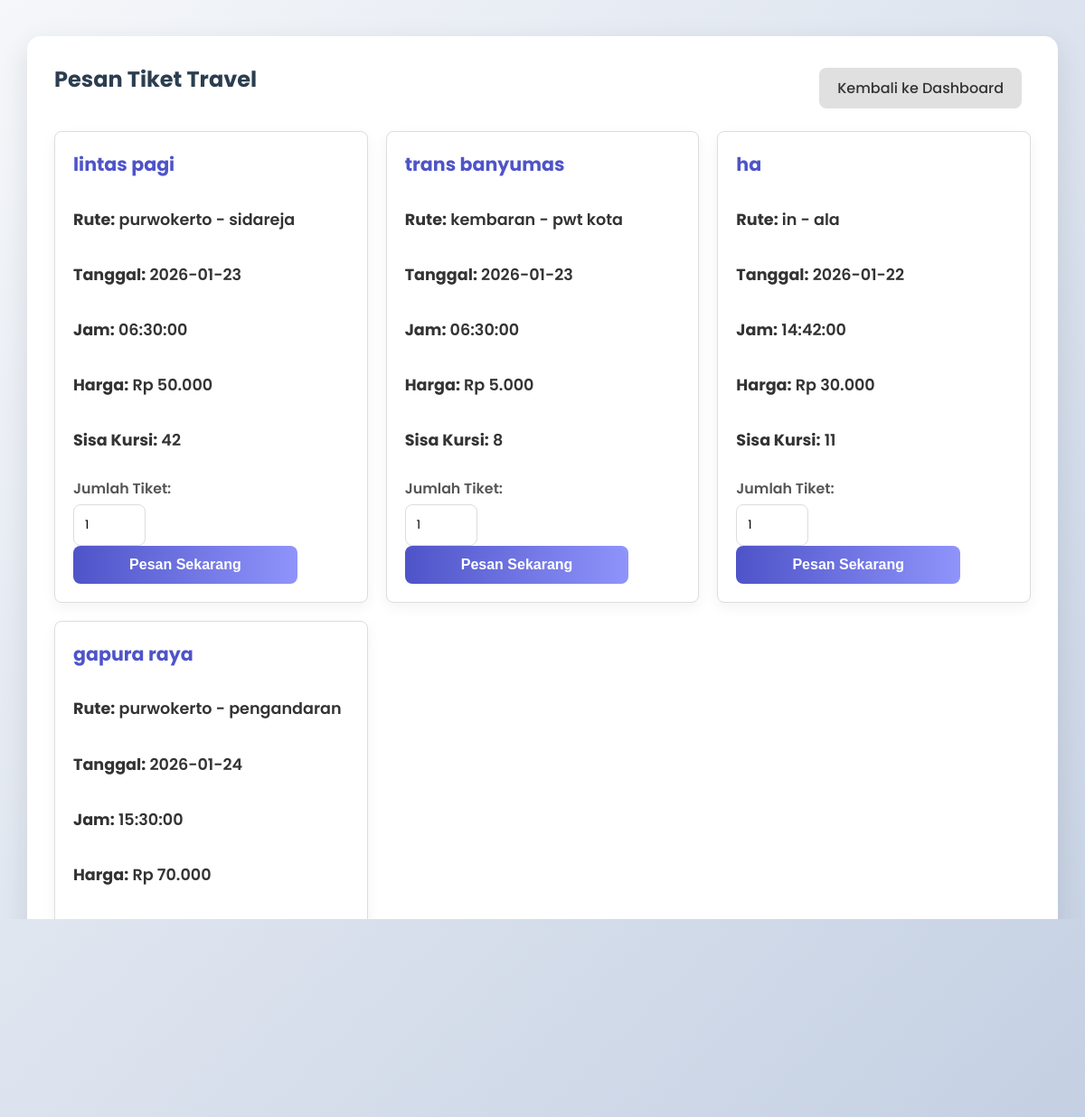
The page /index.php?page=booking (signed in) on the database its author committed.
### tables this page shows
CREATE TABLE `master_layanan` (
  `id` int(11) NOT NULL,
  `nama_layanan` varchar(100) NOT NULL,
  `rute_asal` varchar(100) NOT NULL,
  `rute_tujuan` varchar(100) NOT NULL,
  `tanggal_berangkat` date NOT NULL,
  `waktu_berangkat` time NOT NULL,
  `biaya` decimal(10,2) NOT NULL,
  `stok` int(11) NOT NULL DEFAULT 0,
  `created_at` timestamp NOT NULL DEFAULT current_timestamp(),
  `kendaraan_id` int(11) NOT NULL
);

### app/Config/Database.php (called while the page is built, shortened)
<?php
class Database {
    private $host = 'localhost';
    private $db_name = 'db_travel_booking';
    private $username = 'root';
    private $password = '';
    private $conn;
    private static $instance = null;
    private function __construct() {
        try {
            $dsn = "mysql:host=" . $this->host . ";dbname=" . $this->db_name;
            $this->conn = new PDO($dsn, $this->username, $this->password);
            $this->conn->setAttribute(PDO::ATTR_ERRMODE, PDO::ERRMODE_EXCEPTION);
            $this->conn->setAttribute(PDO::ATTR_DEFAULT_FETCH_MODE, PDO::FETCH_ASSOC);
        } catch(PDOException $e) {
            die("Connection Error: " . $e->getMessage());
        }
    }
    public static function getInstance() {
        if (self::$instance == null) {
            self::$instance = new Database();
        }
        return self::$instance;
    }
    public function getConnection() {
        return $this->conn;
    }
}

### app/Classes/BaseModel.php (called while the page is built, shortened)
<?php
class BaseModel {
    public function __construct() {
        $this->db = Database::getInstance()->getConnection();
    }
}

### app/Classes/Layanan.php (called while the page is built, shortened)
<?php
class Layanan extends BaseModel implements ICrud {
    public function index() {
        $sql = "SELECT m.*, k.no_polisi, k.jenis_kendaraan, k.kapasitas, k.status as status_kendaraan
                FROM master_layanan m
                LEFT JOIN tb_kendaraan k ON m.kendaraan_id = k.id";
        $stmt = $this->db->prepare($sql);
        $stmt->execute();
        $results = $stmt->fetchAll(PDO::FETCH_ASSOC);
        $dataLayanan = [];
        foreach ($results as $row) {
            $item = new \stdClass();
            $item->id = $row['id'];
            $item->nama = $row['nama_layanan'];
            $item->rute = $row['rute_asal'] . " - " . $row['rute_tujuan'];
            $item->tanggal = $row['tanggal_berangkat'];
            $item->jam = $row['waktu_berangkat'];
            $item->harga = $row['biaya'];
            $item->stok_kursi = $row['stok'];
            $item->kendaraan = isset($row['no_polisi']) ? $row['jenis_kendaraan'] . " (" . $row['no_polisi'] . ")" : "Belum ditentukan";
            $item->kendaraan_status = $row['status_kendaraan'];
            $dataLayanan[] = $item;
        }
        return $dataLayanan;
    }
}

### app/Views/booking/index.php (the view, shortened to what this page needs)
<?php
$layananModel = new Layanan();
$layananList = $layananModel->index();
?>
<div class="container">
    <div style="display: flex; justify-content: space-between; align-items: center; margin-bottom: 20px;">
        <h2>Pesan Tiket Travel</h2>
        <a href="index.php?page=dashboard" class="button-link">Kembali ke Dashboard</a>
    </div>
    <div class="service-list">
        <?php foreach ($layananList as $item): ?>
            <?php
            if ($item->kendaraan_status != 'tersedia') continue;
            ?>
            <div class="card service-card">
                <h3><?= htmlspecialchars($item->nama) ?></h3>
                <p><strong>Rute:</strong> <?= htmlspecialchars($item->rute) ?></p>
                <p><strong>Tanggal:</strong> <?= htmlspecialchars($item->tanggal) ?></p>
                <p><strong>Jam:</strong> <?= htmlspecialchars($item->jam) ?></p>
                <p><strong>Harga:</strong> Rp <?= number_format($item->harga, 0, ',', '.') ?></p>
                <p><strong>Sisa Kursi:</strong> <?= $item->stok_kursi ?></p>
                <?php if ($item->stok_kursi > 0): ?>
                    <form method="POST" action="">
                        <div style="margin-top: 10px;">
                            <label style="display:block; margin-bottom:5px;">Jumlah Tiket:</label>
                            <input type="number" name="jumlah" min="1" max="<?= $item->stok_kursi ?>" value="1" style="width: 80px; display: inline-block;">
                            <button type="submit">Pesan Sekarang</button>
                        </div>
                    </form>
                <?php else: ?>
                    <button disabled style="background: grey;">Habis</button>
                <?php endif; ?>
            </div>
        <?php endforeach; ?>
    </div>
</div>

### public/css/style.css (style rules this page uses)
:root { --primary: #4e54c8; --secondary: #8f94fb; --accent: #ff6b6b; --bg-color: #f0f2f5; --text-color: #333; --sidebar-width: 250px; --white: #ffffff; --shadow: 0 4px 15px rgba(0, 0, 0, 0.05); }
body { font-family: 'Poppins', sans-serif; background: linear-gradient(135deg, #f5f7fa 0%, #c3cfe2 100%); background-attachment: fixed; margin: 0; padding: 0; color: var(--text-color); }
.container { width: 90%; margin: 40px auto; max-width: 1200px; background: var(--white); padding: 30px; border-radius: 15px; box-shadow: 0 10px 30px rgba(0, 0, 0, 0.1); }
h1, h2, h3 { color: #2c3e50; margin-top: 0; }
label { display: block; margin-bottom: 8px; font-weight: 600; color: #555; font-size: 0.9em; }
input[type="text"], input[type="password"], input[type="number"], input[type="email"], input[type="datetime-local"], input[type="time"], select, textarea { width: 100%; padding: 12px; border: 1px solid #ddd; border-radius: 8px; box-sizing: border-box; font-family: inherit; transition: 0.3s; }
button { background: linear-gradient(to right, var(--primary), var(--secondary)); color: white; padding: 12px 20px; border: none; border-radius: 8px; cursor: pointer; font-size: 16px; font-weight: 600; transition: transform 0.2s, box-shadow 0.2s; width: 100%; }
.button-link { display: inline-block; padding: 10px 20px; background: #e0e0e0; text-decoration: none; color: #333; border-radius: 8px; margin-right: 10px; font-weight: 500; transition: 0.3s; }
.card { background: white; border-radius: 15px; padding: 30px; box-shadow: 0 5px 15px rgba(0, 0, 0, 0.05); text-decoration: none; color: inherit; transition: 0.3s; border: 1px solid #eee; display: flex; flex-direction: column; justify-content: center; align-items: center; text-align: center; font-size: 1.1em; font-weight: 600; cursor: pointer; }
.service-card { border-top: 4px solid var(--primary); text-align: left; align-items: flex-start; }
.service-card h3 { color: var(--primary); margin-bottom: 15px; }

### app/Views/booking/index.php (style rules this page uses)
.service-list { display: grid; grid-template-columns: repeat(auto-fill, minmax(300px, 1fr)); gap: 20px; }
.service-card { border: 1px solid #ddd; padding: 20px; border-radius: 8px; background: white; }

### rows shown on the page
master_layanan: nama_layanan "lintas pagi", rute_asal+rute_tujuan "purwokerto - sidareja", tanggal_berangkat "2026-01-23", waktu_berangkat "06:30:00", biaya "50.000", stok "42"
master_layanan: nama_layanan "trans banyumas", rute_asal+rute_tujuan "kembaran - pwt kota", tanggal_berangkat "2026-01-23", waktu_berangkat "06:30:00", biaya "5.000", stok "8"
master_layanan: nama_layanan "ha", rute_asal+rute_tujuan "in - ala", tanggal_berangkat "2026-01-22", waktu_berangkat "14:42:00", biaya "30.000", stok "11"
master_layanan: nama_layanan "gapura raya", rute_asal+rute_tujuan "purwokerto - pengandaran", tanggal_berangkat "2026-01-24", waktu_berangkat "15:30:00", biaya "70.000"
